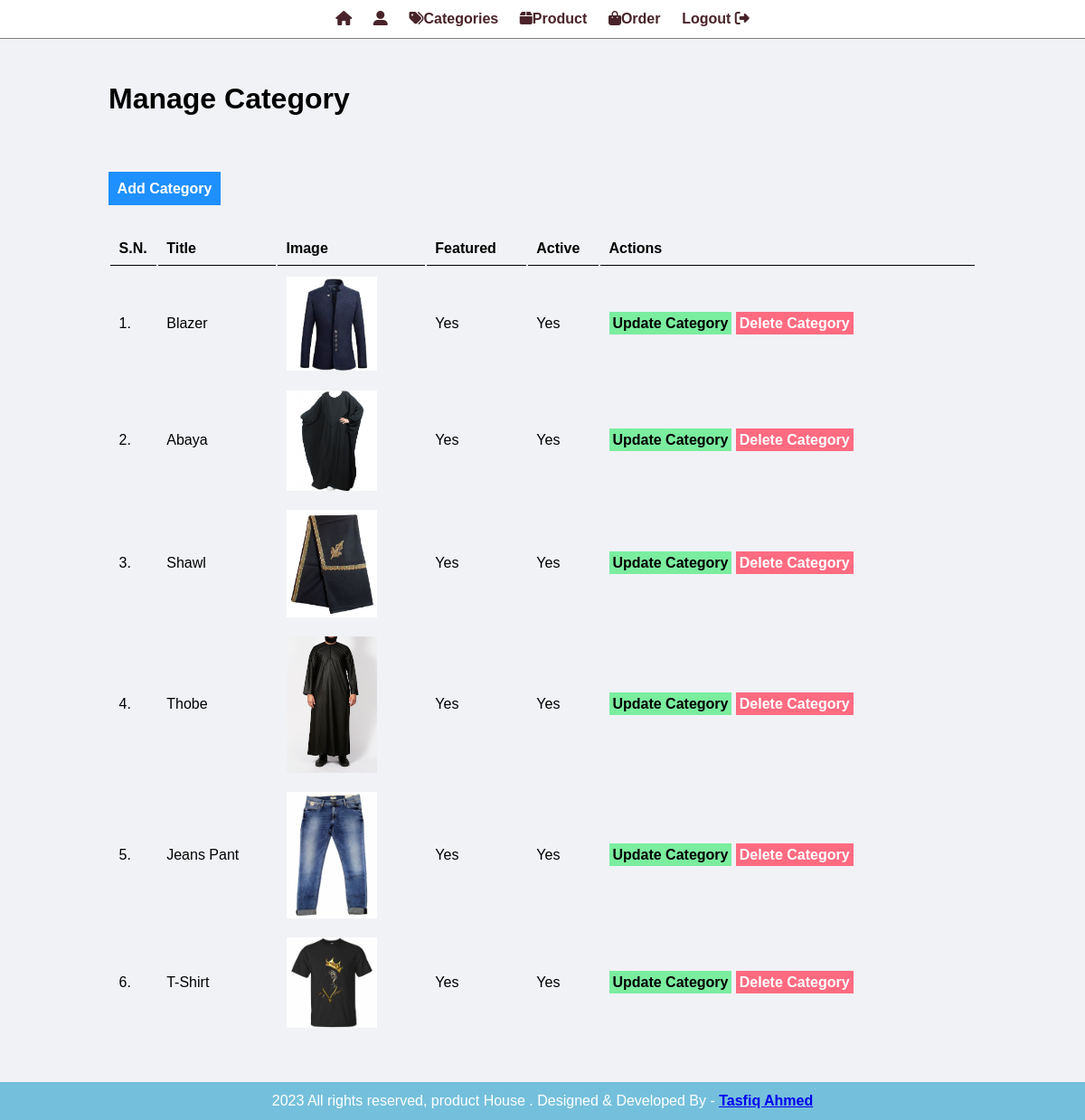
Screenshot of /admin/manage-category.php (signed in) with the database file from the repository.
### tables this page shows
CREATE TABLE `tbl_category` (
  `id` int(10) UNSIGNED NOT NULL,
  `title` varchar(100) NOT NULL,
  `image_name` varchar(255) NOT NULL,
  `featured` varchar(10) NOT NULL,
  `active` varchar(10) NOT NULL
);

### admin/manage-category.php (the view, shortened to what this page needs)
<?php include('partials/menu.php'); ?>
<div class="main-content">
    <div class="wrapper">
        <h1>Manage Category</h1>
        <br /><br />
        <br><br>
                <a href="<?php echo SITEURL; ?>admin/add-category.php" class="btn-primary">Add Category</a>
                <br /><br /><br />
                <table class="tbl-full">
                    <tr>
                        <th>S.N.</th>
                        <th>Title</th>
                        <th>Image</th>
                        <th>Featured</th>
                        <th>Active</th>
                        <th>Actions</th>
                    </tr>
                    <?php
                        $sql = "SELECT * FROM tbl_category";
                        $res = mysqli_query($conn, $sql);
                        $count = mysqli_num_rows($res);
                        $sn=1;
                        if($count>0)
                        {
                            while($row=mysqli_fetch_assoc($res))
                            {
                                $id = $row['id'];
                                $title = $row['title'];
                                $image_name = $row['image_name'];
                                $featured = $row['featured'];
                                $active = $row['active'];
                                ?>
                                    <tr>
                                        <td><?php echo $sn++; ?>. </td>
                                        <td><?php echo $title; ?></td>
                                        <td>
                                            <?php
                                                if($image_name!="")
                                                {
                                                    ?>
                                                    <img src="<?php echo SITEURL; ?>images/category/<?php echo $image_name; ?>" width="100px" >
                                                    <?php
                                                }
                                                else
                                                {
                                                    echo "<div class='error'>Image not Added.</div>";
                                                }
                                            ?>
                                        </td>
                                        <td><?php echo $featured; ?></td>
                                        <td><?php echo $active; ?></td>
                                        <td>
                                            <a href="<?php echo SITEURL; ?>admin/update-category.php?id=<?php echo $id; ?>" class="btn-secondary">Update Category</a>
                                            <a href="<?php echo SITEURL; ?>admin/delete-category.php?id=<?php echo $id; ?>&image_name=<?php echo $image_name; ?>" class="btn-danger">Delete Category</a>
                                        </td>
                                    </tr>
                                <?php
                            }
                        }
                        else
                        {
                            ?>
                            <tr>
                                <td colspan="6"><div class="error">No Category Added.</div></td>
                            </tr>
                            <?php
                        }
                    ?>
                </table>
    </div>
</div>
<?php include('partials/footer.php'); ?>

### admin/partials/menu.php (shortened to what this page needs)
<html>
    <head>
        <link rel="stylesheet" href="../css/admin.css">
        <link rel="stylesheet" href="https://cdnjs.cloudflare.com/ajax/libs/font-awesome/6.4.0/css/all.min.css">
    </head>
    <body>
        <div class="menu text-center">
            <div class="wrapper">
                <ul>
                    <li><a href="index.php"><i class="fa fa-home"></i></a></li>
                    <li><a href="manage-admin.php"><i class="fa fa-user-alt"></i></a></li>
                    <li><a href="manage-category.php"><i class="fa fa-tags"></i>Categories</a></li>
                    <li><a href="manage-product.php"><i class="fa fa-box"></i>Product</a></li>
                    <li><a href="manage-order.php"><i class="fa fa-bag-shopping"></i>Order</a></li>
                    <li><a href="logout.php">Logout <i class="fa fa-right-from-bracket"></i></a></li>
                </ul>
            </div>
        </div>

### admin/partials/footer.php
<div class="footer">
            <div class="wrapper">
                <p class="text-center">2023 All rights reserved, product House . Designed & Developed By - <a href="https://www.facebook.com/m.tasfiqahmedturjo"><b>Tasfiq Ahmed</b></a></p>
            </div>
        </div>
    </body>
</html>

### css/admin.css (style rules this page uses)
* { margin: 0; padding: 0; font-family: Arial, Helvetica, sans-serif; }
.wrapper { padding: 1%; width: 80%; margin: 0 auto; }
.text-center { text-align: center; }
.tbl-full { width: 100%; }
table tr th { border-bottom: 1px solid black; padding: 1%; text-align: left; }
table tr td { padding: 1%; }
.btn-primary { background-color: #1e90ff; padding: 1%; color: white; text-decoration: none; font-weight: bold; }
.btn-secondary { background-color: #7bed9f; padding: 1%; color: black; text-decoration: none; font-weight: bold; }
.btn-danger { background-color: #ff6b81; padding: 1%; color: white; text-decoration: none; font-weight: bold; }
.menu { border-bottom: 1px solid grey; }
.menu ul { list-style-type: none; }
.menu ul li { display: inline; padding: 1%; }
.menu ul li a { text-decoration: none; font-weight: bold; color: #48242a; }
.main-content { background-color: #f1f2f6; padding: 3% 0; }
.footer { background-color: #55b2d4d0; color: white; }

### rows the page displays
tbl_category: title "Blazer", image_name (picture), featured "Yes", active "Yes"
tbl_category: title "Abaya", image_name (picture), featured "Yes", active "Yes"
tbl_category: title "Shawl", image_name (picture), featured "Yes", active "Yes"
tbl_category: title "Thobe", image_name (picture), featured "Yes", active "Yes"
tbl_category: title "Jeans Pant", image_name (picture), featured "Yes", active "Yes"
tbl_category: title "T-Shirt", image_name (picture), featured "Yes", active "Yes"
